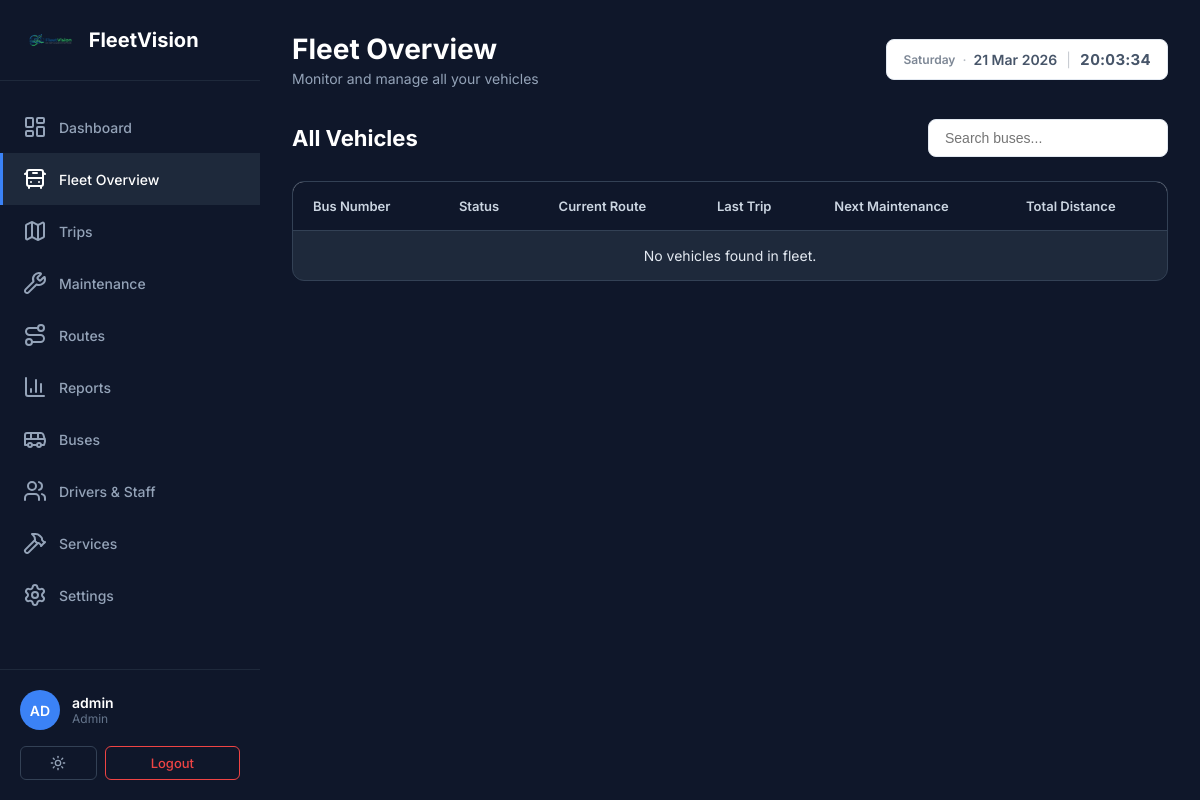
Page /fleet-overview.php (signed in) on the earlier database version.
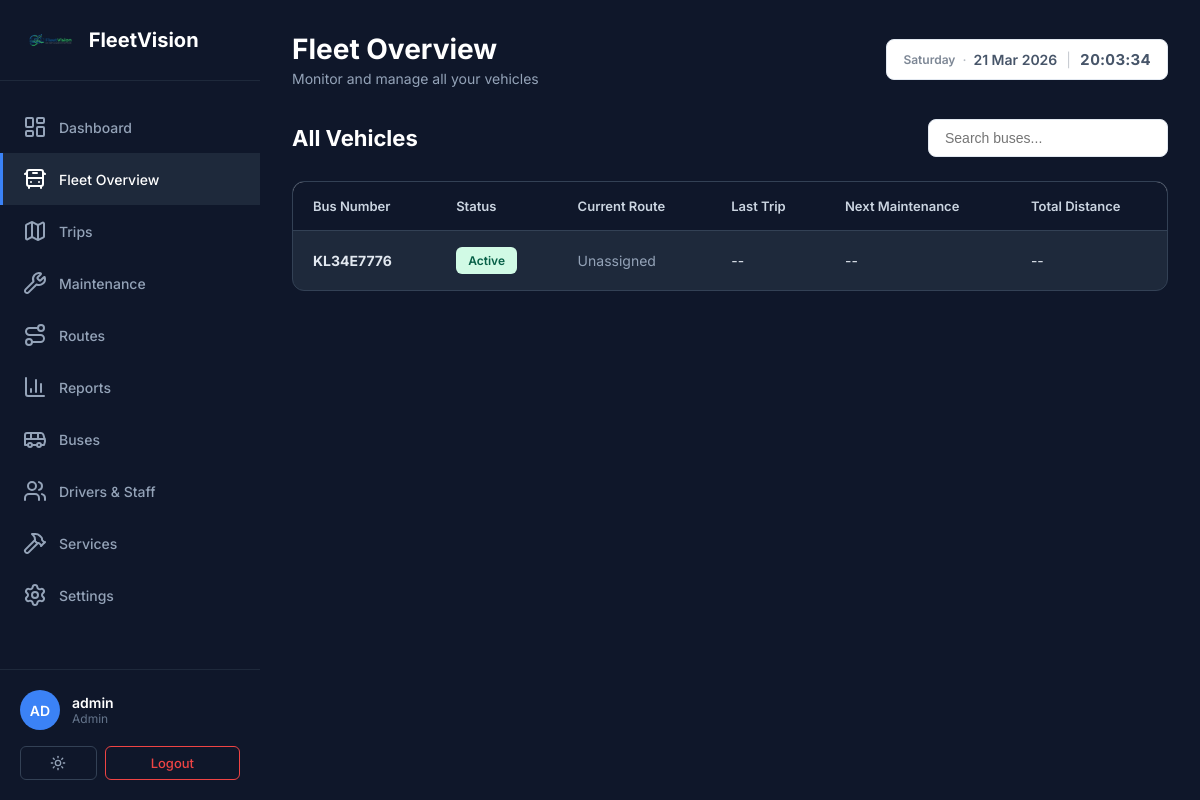
Same page on the later database version.
### tables this page shows
CREATE TABLE buses (
        id INTEGER PRIMARY KEY AUTOINCREMENT,
        bus_number TEXT NOT NULL UNIQUE,
        make TEXT,
        model TEXT,
        year INTEGER,
        capacity INTEGER,
        status TEXT DEFAULT 'active',
        created_at DATETIME DEFAULT CURRENT_TIMESTAMP
    , gps_url TEXT, cctv_url_1 TEXT, cctv_url_2 TEXT, route_id INTEGER REFERENCES routes(id), driver_id INTEGER REFERENCES users(id), conductor_id INTEGER REFERENCES users(id));

### fleet-overview.php (the view, shortened to what this page needs)
<?php
require_once __DIR__ . '/includes/db.php';
$stmt = $pdo->query("
    SELECT b.*,
           r.route_name
    FROM buses b
    LEFT JOIN routes r ON b.route_id = r.id
    WHERE b.status != 'deleted'
    ORDER BY b.id DESC
");
$fleet_buses = $stmt->fetchAll(PDO::FETCH_ASSOC);
include __DIR__ . '/includes/header.php';
?>
            <header class="top-header">
                <div class="header-left">
                    <h1 class="page-title">Fleet Overview</h1>
                    <p class="page-subtitle">Monitor and manage all your vehicles</p>
                </div>
                <div class="header-right">
                    <div class="date-display">📅</div>
                </div>
            </header>
            <section class="content-section">
                <div class="section-header">
                    <h2 class="section-title">All Vehicles</h2>
                    <div class="section-actions">
                        <input type="text" class="search-input" placeholder="Search buses...">
                    </div>
                </div>
                <div class="table-container">
                    <table class="data-table">
                        <thead>
                            <tr>
                                <th>Bus Number</th>
                                <th>Status</th>
                                <th>Current Route</th>
                                <th>Last Trip</th>
                                <th>Next Maintenance</th>
                                <th>Total Distance</th>
                            </tr>
                        </thead>
                        <tbody>
                            <?php if (count($fleet_buses) > 0): ?>
                                <?php foreach ($fleet_buses as $bus): ?>
                                    <tr>
                                        <td><strong><?php echo htmlspecialchars($bus['bus_number']); ?></strong></td>
                                        <td><span class="status-badge <?php echo $bus['status'] === 'active' ? 'active' : ($bus['status'] === 'maintenance' ? 'maintenance' : 'idle'); ?>"><?php echo ucfirst(htmlspecialchars($bus['status'])); ?></span></td>
                                        <td><?php echo $bus['route_name'] ? htmlspecialchars($bus['route_name']) : '<span style="color: #94a3b8;">Unassigned</span>'; ?></td>
                                        <td>--</td>
                                        <td>--</td>
                                        <td>--</td>
                                    </tr>
                                <?php endforeach; ?>
                            <?php else: ?>
                                <tr><td colspan="6" style="text-align: center;">No vehicles found in fleet.</td></tr>
                            <?php endif; ?>
                        </tbody>
                    </table>
                </div>
            </section>
<?php include __DIR__ . '/includes/footer.php'; ?>

Differences in the rows shown:
added buses: bus_number "KL34E7776", status "Active"
Other differences:
text no longer shown: "No vehicles found in fleet."
